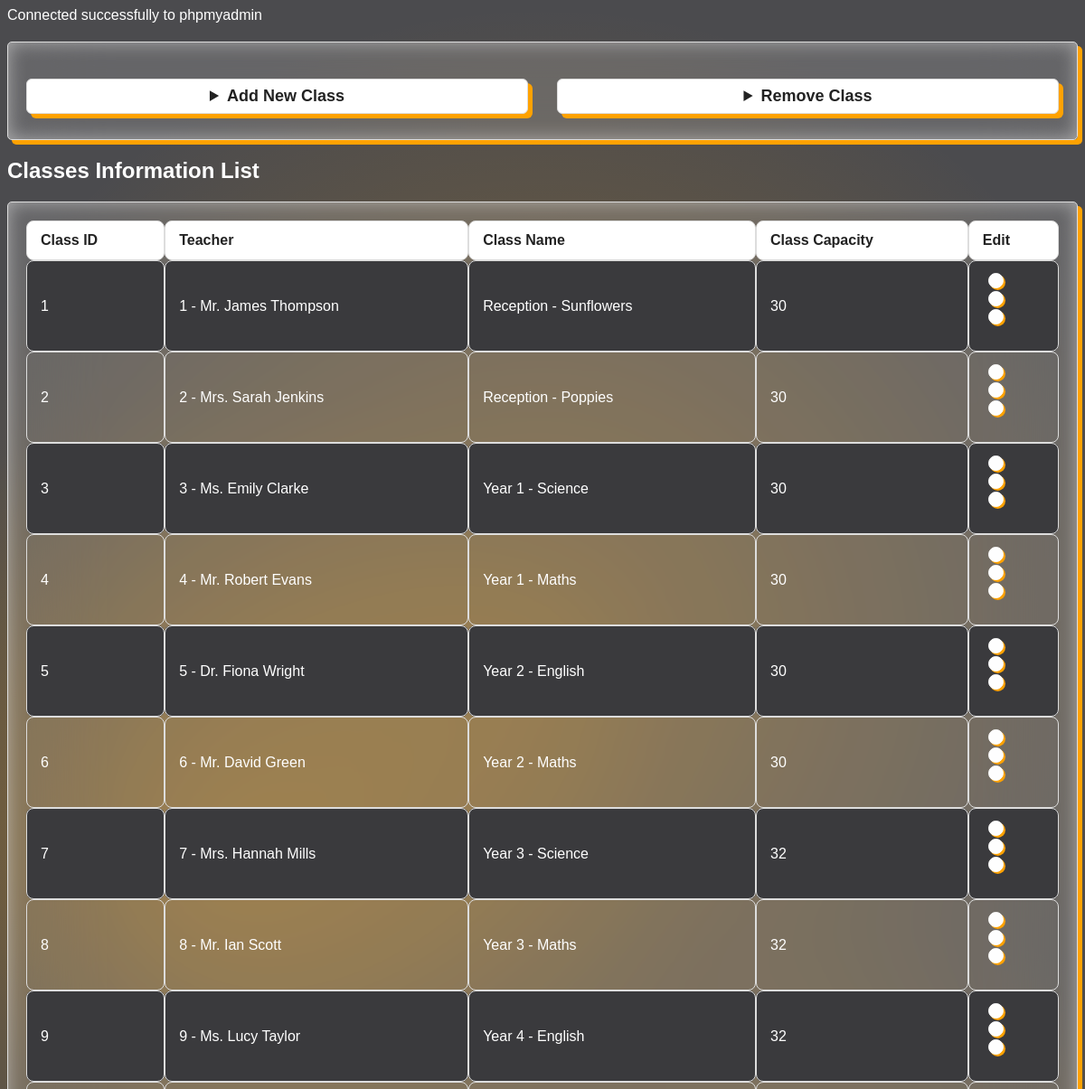
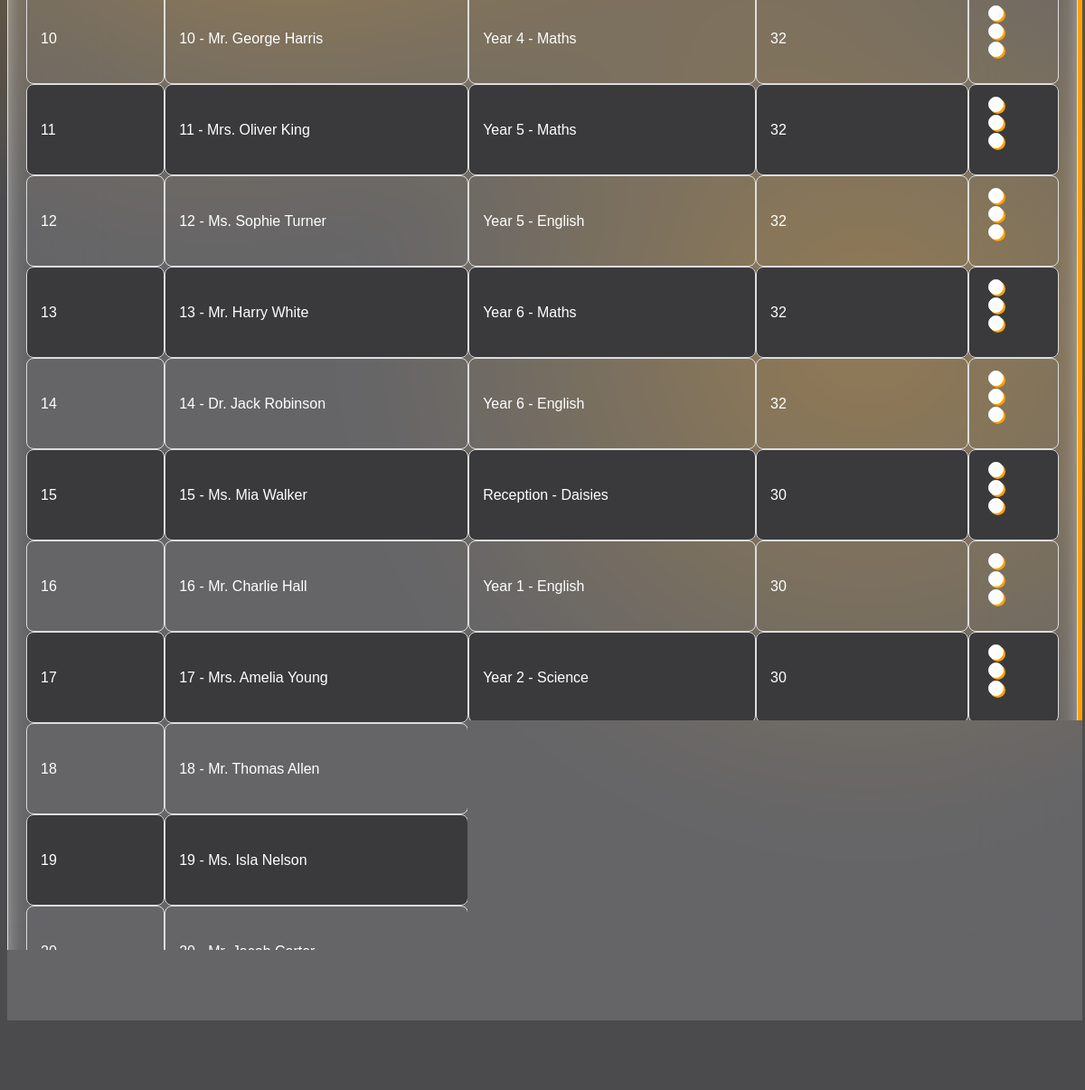
The page /classes.php (signed in) on the database its author committed (2 pictures, top to bottom).
### tables this page shows
CREATE TABLE IF NOT EXISTS Class (
    classId INT AUTO_INCREMENT PRIMARY KEY,
    teacherId INT,
    className VARCHAR(100),
    classCapacity INT,
    
    FOREIGN KEY (teacherId) REFERENCES Teachers(teacherId)
);

CREATE TABLE IF NOT EXISTS Teachers (
    teacherId INT AUTO_INCREMENT PRIMARY KEY,
    teacherNames VARCHAR(100),
    address VARCHAR(255),
    phoneNumber VARCHAR(100),
    annualSalary DECIMAL (10, 2),
    backgroundCheck BOOLEAN,
    email VARCHAR(255),
    password VARCHAR(255),
    dob DATE
);

### classes.php (the view, shortened to what this page needs)
<?php
include 'db_connect.php';
$sql = "SELECT c.classId, c.teacherId, t.teacherNames, c.className, c.classCapacity FROM Class c LEFT JOIN teachers t ON c.teacherId = t.teacherId";
$result = $conn->query($sql);
?>
<!DOCTYPE html>
<html lang="en">
<head>
    <link rel="stylesheet" href="styles.css">
</head>
<body>
<div class='card row'>
    <details class='form-details'>
        <summary class='button'>Add New Class</summary>
    </details>
    <details class='form-details'>
        <summary class='button'>Remove Class</summary>
    </details>
</div>
<?php
echo "<h2>Classes Information List</h2>";
if ($result && $result->num_rows > 0) {
    echo "<table class='card'>
        <tr>
            <th>Class ID</th>
            <th>Teacher</th
            ><th>Class Name</th>
            <th>Class Capacity</th>
            <th>Edit</th>
        </tr>";
    while ($row = $result->fetch_assoc()) {
        $teacherDisplay = ($row['teacherId']) . ' - ' . (isset($row['teacherNames']) ? ($row['teacherNames']) : 'Unknown');
        echo "<tr>\n";
        echo "<td>" . ($row['classId']) . "</td>\n";
        echo "<td>" . ($teacherDisplay) . "</td>\n";
        echo "<td>" . ($row['className']) . "</td>\n";
        echo "<td>" . ($row['classCapacity']) . "</td>\n";
        echo "<td>"
            . "<form method='get' action=''>"
            . "<input type='hidden' name='editClassId' value='" . ($row['classId']) . "'>"
            . "<button type='submit' class='dots-container' style='background:none;border:none;'>"
            . "<div class='dot'></div>"
            . "<div class='dot'></div>"
            . "<div class='dot'></div>"
            . "</button>"
            . "</form>";
        echo "</td>\n";
        echo "</tr>";
    }
    echo "</table>";
} else {
    echo "<div class='card'><p>No classes found.</p></div>";
}
?>
</body>
<footer>
        <div style="max-width:900px;margin:40px auto;margin-top:24px;">
            <a href="main.php" class="button">Back to Dashboard</a>
        </div>
    </footer>
</html>

### styles.css (style rules this page uses)
body { background-image: radial-gradient(circle at 20% 40%, rgba(255, 162, 0, 0.3), transparent 30%), radial-gradient(circle at 50% 30%, rgba(255, 162, 0, 0.3), transparent 40%), radial-gradient(circle at 80% 65%, rgba(255, 162, 0, 0.3), transparent 30%); background-attachment: fixed; background-size: cover; }
.row { margin-top: 32px; display: flex; flex-direction: row; gap: 32px; align-items: flex-start; justify-content: stretch; }
.form-details { flex: 1 1 0; min-width: 220px; max-width: 100%; }
details summary.button { color: #222; font-size: 18px; font-weight: bold; background: #fff; padding: 8px 16px; border-radius: 6px; box-shadow: 5px 5px 0px #ffa200, inset 0 0 20px #ffffff76; margin-bottom: 8px; }
table { width: 100%; border-collapse: separate; border-spacing: 0; margin: 20px 0; background: #fefefe26; color: #fff; font-size: 16px; box-shadow: 0 2px 8px #00000030; border-radius: 12px; overflow: hidden; }
th, td { padding: 12px 15px; border: 1px solid #ddd; text-align: left; }
th, td { border-radius: 8px; }
th { background-color: #ffffff; color: #222; font-weight: bold; }
tr:nth-child(even) { background-color: #3a3a3d; }
a { color: #ffA200; font-weight: bold; text-decoration: none; }
body { font-family: Arial, sans-serif; color: #ffffff; background-color: #4b4b4e; }
a { margin: 0; padding: 20px; }
.card { border: 1px solid #ddd; background: #fefefe26; border-radius: 5px; padding: 20px; margin: 20px 0; box-shadow: 5px 5px 0px #ffa200, inset 0 0 20px #ffffff76; backdrop-filter: blur(50px); }
.button { color: #ffA200; border: 1px solid #ddd; background: #fefefe; border-radius: 5px; padding: 12px; font-size:medium; font-weight: 600; margin: 20px 0; box-shadow: 5px 5px 0px #ffa200, inset 0 0 20px #ffffff76; text-align: center; }
.dots-container { display: flex; width: 20px; flex-direction: column; text-align: center; margin-top: auto; gap: 3px; cursor: pointer; }
.dot { height: 15px; width: 15px; border: 1.5px solid #fefefe; background-color: #fefefe; border-radius: 50%; box-shadow: 2px 2px 0px #ffa200, inset 0 0 20px #ffffff76; }

### rows shown on the page
class: classId "1", teacherId.teacherNames "1 - Mr. James Thompson", className "Reception - Sunflowers", classCapacity "30"
class: classId "2", teacherId.teacherNames "2 - Mrs. Sarah Jenkins", className "Reception - Poppies", classCapacity "30"
class: classId "3", teacherId.teacherNames "3 - Ms. Emily Clarke", className "Year 1 - Science", classCapacity "30"
class: classId "4", teacherId.teacherNames "4 - Mr. Robert Evans", className "Year 1 - Maths", classCapacity "30"
class: classId "5", teacherId.teacherNames "5 - Dr. Fiona Wright", className "Year 2 - English", classCapacity "30"
class: classId "6", teacherId.teacherNames "6 - Mr. David Green", className "Year 2 - Maths", classCapacity "30"
class: classId "7", teacherId.teacherNames "7 - Mrs. Hannah Mills", className "Year 3 - Science", classCapacity "32"
class: classId "8", teacherId.teacherNames "8 - Mr. Ian Scott", className "Year 3 - Maths", classCapacity "32"
class: classId "9", teacherId.teacherNames "9 - Ms. Lucy Taylor", className "Year 4 - English", classCapacity "32"
class: classId "10", teacherId.teacherNames "10 - Mr. George Harris", className "Year 4 - Maths", classCapacity "32"
class: classId "11", teacherId.teacherNames "11 - Mrs. Oliver King", className "Year 5 - Maths", classCapacity "32"
class: classId "12", teacherId.teacherNames "12 - Ms. Sophie Turner", className "Year 5 - English", classCapacity "32"
class: classId "13", teacherId.teacherNames "13 - Mr. Harry White", className "Year 6 - Maths", classCapacity "32"
class: classId "14", teacherId.teacherNames "14 - Dr. Jack Robinson", className "Year 6 - English", classCapacity "32"
class: classId "15", teacherId.teacherNames "15 - Ms. Mia Walker", className "Reception - Daisies", classCapacity "30"
class: classId "16", teacherId.teacherNames "16 - Mr. Charlie Hall", className "Year 1 - English", classCapacity "30"
class: classId "17", teacherId.teacherNames "17 - Mrs. Amelia Young", className "Year 2 - Science", classCapacity "30"
class: classId "18", teacherId.teacherNames "18 - Mr. Thomas Allen"
class: classId "19", teacherId.teacherNames "19 - Ms. Isla Nelson"
class: classId "20", teacherId.teacherNames "20 - Mr. Jacob Carter"
